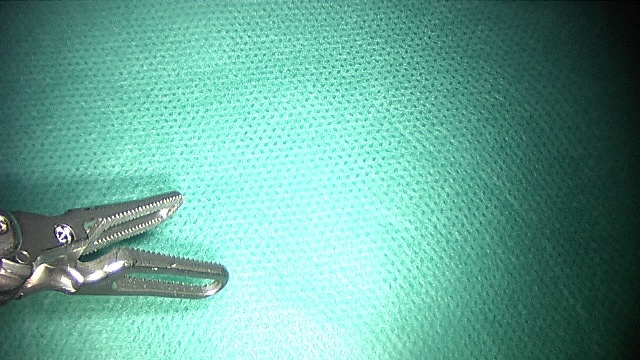
#> input picture imagess/b00_i02_a00_20240813_165635_left_0006.jpg, 640 x 360 px
$ python -i utils.py   (imports and definitions only)   (older library calls are emulated)
#> lines starting #> are read from the running program, lines starting #| are printed output that depends on the picture
import cv2
import numpy as np
from skimage.feature.texture import graycomatrix, graycoprops
from skimage.feature import local_binary_pattern
from sklearn.decomposition import PCA
from sklearn.svm import SVC
from sklearn.model_selection import train_test_split
from sklearn.metrics import accuracy_score


def rgb_histogram(image, bins=256):
    hist_features = []
    for i in range(3):  # RGB Channels
        hist, _ = np.histogram(image[:, :, i], bins=bins, range=(0, 256), density=True)
        hist_features.append(hist)
    return np.concatenate(hist_features)

def hu_moments(image):
    # Convert to grayscale if the image is in RGB format
    gray = cv2.cvtColor(image, cv2.COLOR_RGB2GRAY)
    moments = cv2.moments(gray)
    hu_moments = cv2.HuMoments(moments).flatten()
    return hu_moments

def glcm_features(image, distances=[1], angles=[0], levels=256, symmetric=True, normed=True):
    gray = cv2.cvtColor(image, cv2.COLOR_RGB2GRAY)
    glcm = graycomatrix(gray, distances=distances, angles=angles, levels=levels, symmetric=symmetric, normed=normed)
    contrast = graycoprops(glcm, 'contrast').flatten()
    dissimilarity = graycoprops(glcm, 'dissimilarity').flatten()
    homogeneity = graycoprops(glcm, 'homogeneity').flatten()
    energy = graycoprops(glcm, 'energy').flatten()
    correlation = graycoprops(glcm, 'correlation').flatten()
    asm = graycoprops(glcm, 'ASM').flatten()
    return np.concatenate([contrast, dissimilarity, homogeneity, energy, correlation, asm])

def local_binary_pattern_features(image, P=8, R=1):
    gray = cv2.cvtColor(image, cv2.COLOR_RGB2GRAY)
    lbp = local_binary_pattern(gray, P, R, method='uniform')
    (hist, _) = np.histogram(lbp.ravel(), bins=np.arange(0, P + 3), range=(0, P + 2), density=True)
    return hist

def extract_features_from_image(image):

    # 1. RGB Histogram
    hist_features = rgb_histogram(image)

    # 2. Hu Moments
    hu_features = hu_moments(image)

    # 3. GLCM Features
    glcm_features_vector = glcm_features(image)

    # 4. Local Binary Pattern (LBP)
    lbp_features = local_binary_pattern_features(image)

    #### Add more feature extraction methods here ####


    ##################################################


    # Concatenate all feature vectors
    image_features = np.concatenate([hist_features, hu_features, glcm_features_vector, lbp_features])

    return image_features


# [76 lines left out: functions perform_pca, train_svm_model, not called in this run]

>>> import cv2
>>> picture = cv2.cvtColor(cv2.imread('../../imagess/b00_i02_a00_20240813_165635_left_0006.jpg'), cv2.COLOR_BGR2RGB)
>>> result = extract_features_from_image(picture)
#> after the loop in rgb_histogram, `for i in range(3):`: hist_features = 3 items
#> in extract_features_from_image, `hist_features = rgb_histogram(image)`: hist_features = 768 values, max 0.109 at index 511, min 8.68e-06 at index 256, mean 0.00391
#> in hu_moments, `gray = cv2.cvtColor(image, cv2.COLOR_RGB2GRAY)`:
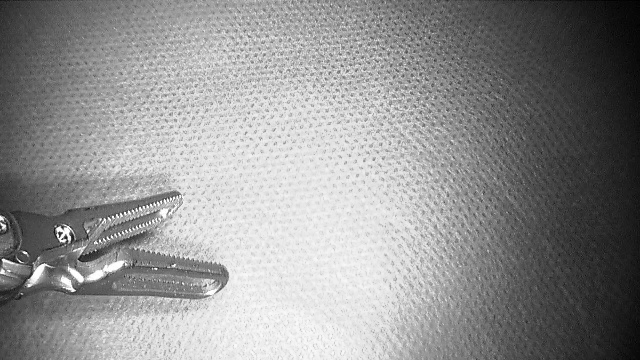
#> gray: shape (360, 640); min 0, max 255, mean 144.8
#> in hu_moments, `moments = cv2.moments(gray)`: moments = moments, m00 33351459, centre m10/m00, m01/m00 = (284.7, 187.9)
#> in hu_moments, `hu_moments = cv2.HuMoments(moments).flatten()`: hu_moments = [0.000949, 1.15e-07, 8.1e-12, 3.11e-12, 1.18e-23, 9.32e-16, 1.01e-23]
#> in extract_features_from_image, `hu_features = hu_moments(image)`: hu_features has the same summary as hu_moments in hu_moments
#> in glcm_features, `contrast = graycoprops(glcm, 'contrast').flatten()`: contrast = [279.2]
#> in glcm_features, `dissimilarity = graycoprops(glcm, 'dissimilarity').flatten()`: dissimilarity = [10.69]
#> in glcm_features, `homogeneity = graycoprops(glcm, 'homogeneity').flatten()`: homogeneity = [0.135]
#> in glcm_features, `energy = graycoprops(glcm, 'energy').flatten()`: energy = [0.013]
#> in glcm_features, `correlation = graycoprops(glcm, 'correlation').flatten()`: correlation = [0.97]
#> in glcm_features, `asm = graycoprops(glcm, 'ASM').flatten()`: asm = [0.000168]
#> in extract_features_from_image, `glcm_features_vector = glcm_features(image)`: glcm_features_vector = [279.2, 10.69, 0.135, 0.013, 0.97, 0.000168]
#> in local_binary_pattern_features, `lbp = local_binary_pattern(gray, P, R, method='uniform')`:
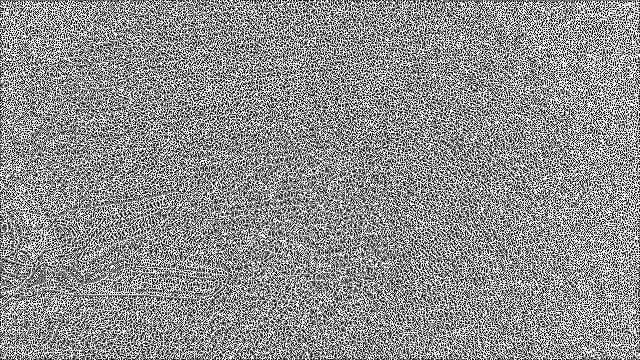
#> lbp: shape (360, 640) float64; min 0, max 9, mean 5.08; drawn with min black and max white
#> in local_binary_pattern_features, `(hist, _) = np.histogram(lbp.ravel(), bins=np.arange(0, P + 3), range=..`: hist = [0.102, 0.108, 0.0644, 0.0743, 0.0762, 0.0793, 0.0726, 0.102, 0.122, 0.199]
#> in extract_features_from_image, `lbp_features = local_binary_pattern_features(image)`: lbp_features has the same summary as hist in local_binary_pattern_features
#> in extract_features_from_image, `image_features = np.concatenate([hist_features, hu_features, glcm_feat..`: image_features = 791 values, max 279.2 at index 775, min 1.01e-23 at index 774, mean 0.373
#> result has the same summary as image_features in extract_features_from_image
